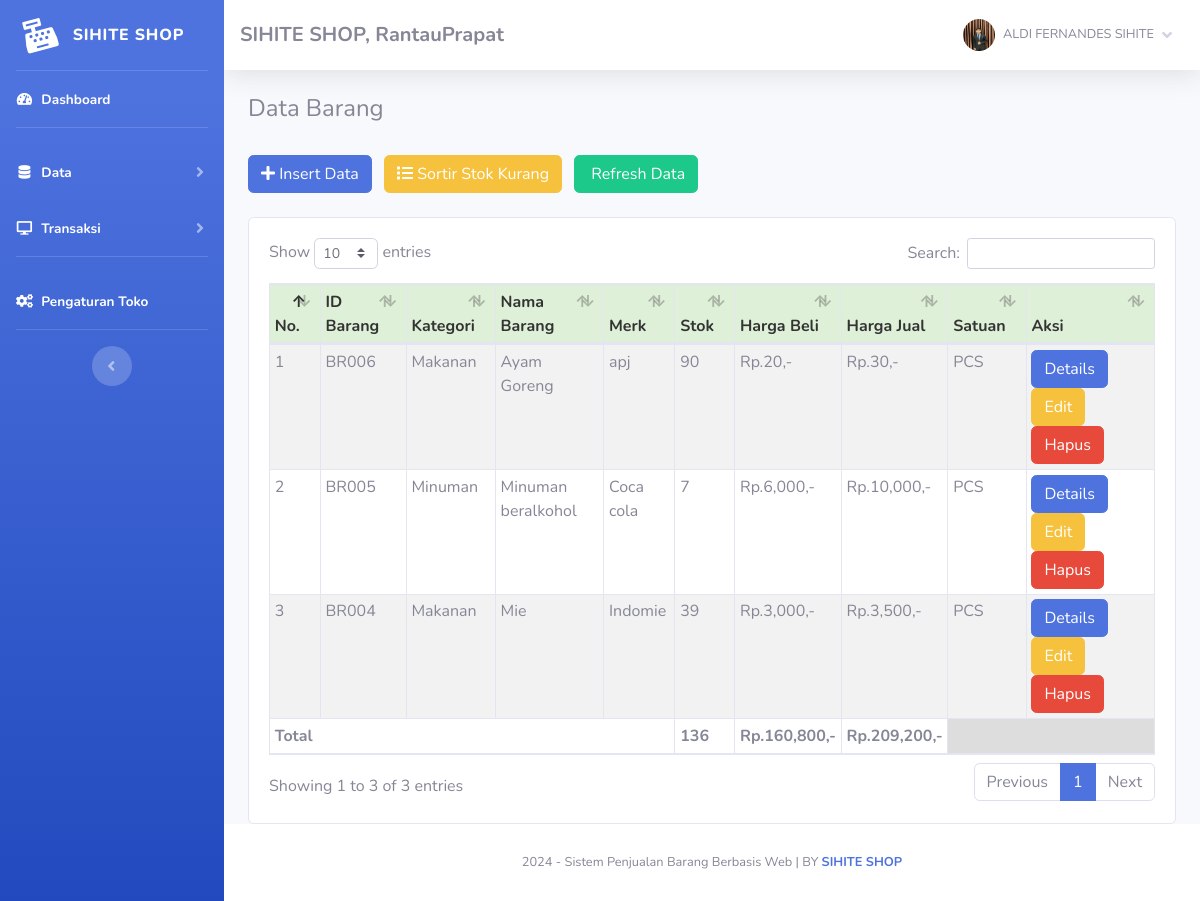
Screenshot of /index.php?page=barang (signed in) with the database file from the repository.
### tables this page shows
CREATE TABLE `toko` (
  `id_toko` int(11) NOT NULL,
  `nama_toko` varchar(255) NOT NULL,
  `alamat_toko` text NOT NULL,
  `tlp` varchar(255) NOT NULL,
  `nama_pemilik` varchar(255) NOT NULL
);

CREATE TABLE `member` (
  `id_member` int(11) NOT NULL,
  `nm_member` varchar(255) NOT NULL,
  `alamat_member` text NOT NULL,
  `telepon` varchar(255) NOT NULL,
  `email` varchar(255) NOT NULL,
  `gambar` text NOT NULL,
  `NIK` text NOT NULL
);

CREATE TABLE `barang` (
  `id` int(11) NOT NULL,
  `id_barang` varchar(255) NOT NULL,
  `id_kategori` int(11) NOT NULL,
  `nama_barang` text NOT NULL,
  `merk` varchar(255) NOT NULL,
  `harga_beli` varchar(255) NOT NULL,
  `harga_jual` varchar(255) NOT NULL,
  `satuan_barang` varchar(255) NOT NULL,
  `stok` text NOT NULL,
  `tgl_input` varchar(255) NOT NULL,
  `tgl_update` varchar(255) DEFAULT NULL
);

CREATE TABLE `kategori` (
  `id_kategori` int(11) NOT NULL,
  `nama_kategori` varchar(255) NOT NULL,
  `tgl_input` varchar(255) NOT NULL
);

### admin/module/barang/index.php (the view, shortened to what this page needs)
   <h4>Data Barang</h4>
   <br />
   <button type="button" class="btn btn-primary btn-md mr-2" data-toggle="modal" data-target="#myModal">
       <i class="fa fa-plus"></i> Insert Data</button>
   <a href="index.php?page=barang&stok=yes" class="btn btn-warning btn-md mr-2">
       <i class="fa fa-list"></i> Sortir Stok Kurang</a>
   <a href="index.php?page=barang" class="btn btn-success btn-md">
       <i class="fa fa-refresh"></i> Refresh Data</a>
   <br />
   <div class="card card-body">
       <div class="table-responsive">
           <table class="table table-bordered table-striped table-sm" id="example1">
               <thead>
                   <tr style="background:#DFF0D8;color:#333;">
                       <th>No.</th>
                       <th>ID Barang</th>
                       <th>Kategori</th>
                       <th>Nama Barang</th>
                       <th>Merk</th>
                       <th>Stok</th>
                       <th>Harga Beli</th>
                       <th>Harga Jual</th>
                       <th>Satuan</th>
                       <th>Aksi</th>
                   </tr>
               </thead>
               <tbody>
                   <?php
	$totalBeli = 0;
	$totalJual = 0;
	$totalStok = 0;
	if($_GET['stok'] == 'yes')
	{
		$hasil = $lihat -> barang_stok();
	}else{
		$hasil = $lihat -> barang();
	}
	$no=1;
	foreach($hasil as $isi) {
?>
                   <tr>
                       <td><?php echo $no;?></td>
                       <td><?php echo $isi['id_barang'];?></td>
                       <td><?php echo $isi['nama_kategori'];?></td>
                       <td><?php echo $isi['nama_barang'];?></td>
                       <td><?php echo $isi['merk'];?></td>
                       <td>
                           <?php if($isi['stok'] == '0'){?>
                           <button class="btn btn-danger"> Habis</button>
                           <?php }else{?>
                           <?php echo $isi['stok'];?>
                           <?php }?>
                       </td>
                       <td>Rp.<?php echo number_format($isi['harga_beli']);?>,-</td>
                       <td>Rp.<?php echo number_format($isi['harga_jual']);?>,-</td>
                       <td> <?php echo $isi['satuan_barang'];?></td>
                       <td>
                           <?php if($isi['stok'] <=  '3'){?>
                           <form method="POST" action="fungsi/edit/edit.php?stok=edit">
                               <input type="text" name="restok" class="form-control">
                               <input type="hidden" name="id" value="<?php echo $isi['id_barang'];?>"
                                   class="form-control">
                               <button class="btn btn-primary btn-sm">
                                   Restok
                               </button>
                               <a href="fungsi/hapus/hapus.php?barang=hapus&id=<?php echo $isi['id_barang'];?>"
                                   onclick="javascript:return confirm('Hapus Data barang ?');">
                                   <button class="btn btn-danger btn-sm">Hapus</button></a>
                           </form>
                           <?php }else{?>
                           <a href="index.php?page=barang/details&barang=<?php echo $isi['id_barang'];?>"><button
                                   class="btn btn-primary btn-xs">Details</button></a>
                           <a href="index.php?page=barang/edit&barang=<?php echo $isi['id_barang'];?>"><button
                                   class="btn btn-warning btn-xs">Edit</button></a>
                           <a href="fungsi/hapus/hapus.php?barang=hapus&id=<?php echo $isi['id_barang'];?>"
                               onclick="javascript:return confirm('Hapus Data barang ?');"><button
                                   class="btn btn-danger btn-xs">Hapus</button></a>
                           <?php }?>
                   </tr>
                   <?php
		$no++;
		$totalBeli += $isi['harga_beli'] * $isi['stok'];
		$totalJual += $isi['harga_jual'] * $isi['stok'];
		$totalStok += $isi['stok'];
	}
?>
               </tbody>
               <tfoot>
                   <tr>
                       <th colspan="5">Total </td>
                       <th><?php echo $totalStok;?></td>
                       <th>Rp.<?php echo number_format($totalBeli);?>,-</td>
                       <th>Rp.<?php echo number_format($totalJual);?>,-</td>
                       <th colspan="2" style="background:#ddd"></th>
                   </tr>
               </tfoot>
           </table>
       </div>
   </div>

### index.php (shortened to what this page needs)
<?php
	if(!empty($_SESSION['admin'])){
		require 'config.php';
		$lihat = new view($config);
		$toko = $lihat -> toko();
			include 'admin/template/header.php';
			include 'admin/template/sidebar.php';
				if(!empty($_GET['page'])){
					include 'admin/module/'.$_GET['page'].'/index.php';
				}else{
					include 'admin/template/home.php';
				}
			include 'admin/template/footer.php';
	}else{
		echo '<script>window.location="login.php";</script>';
		exit;
	}
?>

### admin/template/header.php (shortened to what this page needs)
<!DOCTYPE html>
<html lang="en">
<head>
    <link href="sb-admin/vendor/fontawesome-free/css/all.min.css" rel="stylesheet" type="text/css">
    <link href="sb-admin/css/sb-admin-2.min.css" rel="stylesheet">
    <link rel="stylesheet" href="sb-admin/vendor/datatables/dataTables.bootstrap4.css" />
</head>
<body id="page-top">
    <div id="wrapper">

### admin/template/sidebar.php (shortened to what this page needs)
<?php
    $id = $_SESSION['admin']['id_member'];
    $hasil_profil = $lihat -> member_edit($id);
?>
<ul class="navbar-nav bg-gradient-primary sidebar sidebar-dark accordion" id="accordionSidebar">
    <a class="sidebar-brand d-flex align-items-center justify-content-center" href="index.php">
        <div class="sidebar-brand-icon rotate-n-15">
            <i class="fas fa-cash-register"></i>
        </div>
        <div class="sidebar-brand-text mx-3">SIHITE SHOP<sup></sup></div>
    </a>
    <hr class="sidebar-divider my-0">
    <li class="nav-item active">
        <a class="nav-link" href="index.php">
            <i class="fas fa-fw fa-tachometer-alt"></i>
            <span>Dashboard</span></a>
    </li>
    <hr class="sidebar-divider">
    <li class="nav-item active">
        <a class="nav-link collapsed" href="#" data-toggle="collapse" data-target="#collapseTwo" aria-expanded="true"
            aria-controls="collapseTwo">
            <i class="fas fa-fw fa-database"></i>
            <span>Data</span>
        </a>
    </li>
    <li class="nav-item active">
        <a class="nav-link collapsed" href="#" data-toggle="collapse" data-target="#collapse3" aria-expanded="true"
            aria-controls="collapse3">
            <i class="fas fa-fw fa-desktop"></i>
            <span>Transaksi</span>
        </a>
    </li>
    <hr class="sidebar-divider">
    <li class="nav-item active">
        <a class="nav-link" href="index.php?page=pengaturan">
            <i class="fas fa-fw fa-cogs"></i>
            <span>Pengaturan Toko</span></a>
    </li>
    <hr class="sidebar-divider d-none d-md-block">
    <div class="text-center d-none d-md-inline">
        <button class="rounded-circle border-0" id="sidebarToggle"></button>
    </div>
</ul>
<div id="content-wrapper" class="d-flex flex-column">
    <div id="content">
        <nav class="navbar navbar-expand navbar-light bg-white topbar mb-4 static-top shadow">
            <h5 class="d-lg-block d-none mt-2"><b><?php echo $toko['nama_toko'];?>, <?php echo $toko['alamat_toko'];?></b></h5>
            <ul class="navbar-nav ml-auto">
                <li class="nav-item dropdown no-arrow">
                    <a class="nav-link dropdown-toggle" href="#" id="userDropdown" role="button" data-toggle="dropdown"
                        aria-haspopup="true" aria-expanded="false">
                        <img class="img-profile rounded-circle"
                            src="assets/img/user/<?php echo $hasil_profil['gambar'];?>">
                        <span
                            class="mr-2 d-none d-lg-inline text-gray-600 small ml-2"><?php echo $hasil_profil['nm_member'];?></span>
                        <i class="fas fa-angle-down"></i>
                    </a>
                </li>
            </ul>
        </nav>
        <div class="container-fluid">

### admin/template/footer.php (shortened to what this page needs)
 </div>
 </div>
 <footer class="sticky-footer bg-white">
     <div class="container my-auto">
         <div class="copyright text-center my-auto">
             <span>
                 <?php echo date('Y');?> - Sistem Penjualan Barang Berbasis Web |
                 BY <b><a href="" target="_blank">SIHITE SHOP</a></b>
             </span>
         </div>
     </div>
 </footer>
 </div>
 </div>
</body>
</html>

### rows the page displays
toko: nama_toko "SIHITE SHOP", alamat_toko "RantauPrapat"
barang: id_barang "BR006", id_kategori.nama_kategori "Makanan", nama_barang "Ayam Goreng", merk "apj", stok "90", harga_beli "20", harga_jual "30", satuan_barang "PCS"
barang: id_barang "BR005", id_kategori.nama_kategori "Minuman", nama_barang "Minuman beralkohol", merk "Coca cola", stok "7", harga_beli "6,000", harga_jual "10,000", satuan_barang "PCS"
barang: id_barang "BR004", id_kategori.nama_kategori "Makanan", nama_barang "Mie", merk "Indomie", stok "39", harga_beli "3,000", harga_jual "3,500", satuan_barang "PCS"

### other values shown
$hasil_profil['nm_member'] "ALDI FERNANDES SIHITE"
$totalStok "136"
$totalBeli "160,800"
$totalJual "209,200"
